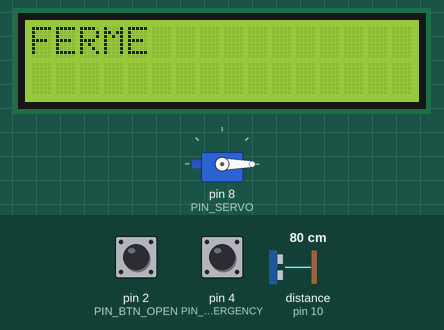
The sketch below on a simulated Arduino Uno, built with avr-gcc and run on an emulated ATmega328P. On the bench: servo, 16×2 character LCD. The inputs (shaded band) are chosen by the test bench; at power-on: distance to the obstacle (sensor on pin 10) 80 cm, pin 4 (PIN_BTN_EMERGENCY) HIGH, pin 2 (PIN_BTN_OPEN) HIGH. The echo pulse lasts 58.3 µs per cm; what the sketch prints to the serial monitor is not drawn.

Above: at 1.2 s.
1.3 s: distance to the obstacle (sensor on pin 10) set to 22 cm
2.8 s: distance to the obstacle (sensor on pin 10) set to 18 cm
At 3.46 s:
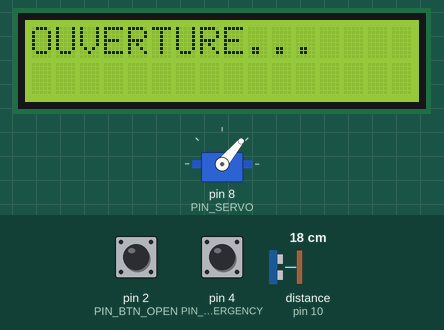
5.1 s: pin 4 (PIN_BTN_EMERGENCY) pulled LOW for 1 s
At 6.1 s:
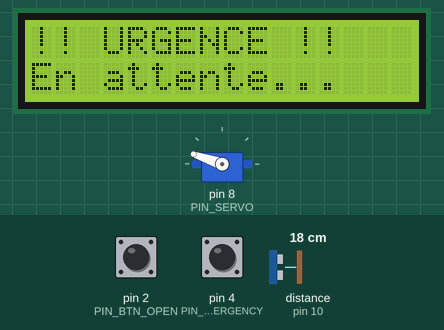
7.6 s: pin 4 (PIN_BTN_EMERGENCY) pulled LOW for 3.2 s
At 8.71 s:
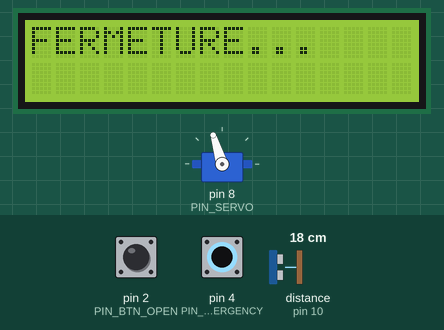
11.4 s: pin 4 (PIN_BTN_EMERGENCY) pulled LOW for 1 s
At 12.1 s:
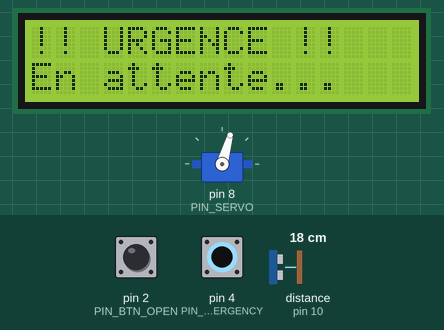
13.9 s: pin 4 (PIN_BTN_EMERGENCY) pulled LOW for 3.2 s
At 18.5 s:
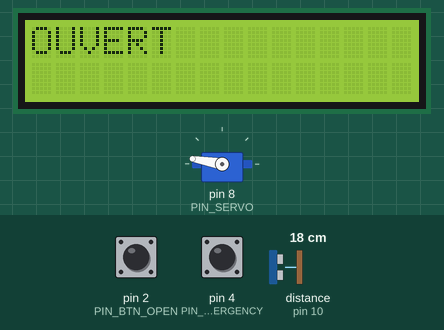
Timing chart, 0 to 18.7 s (numbered marks = the images above; inputs shaded):
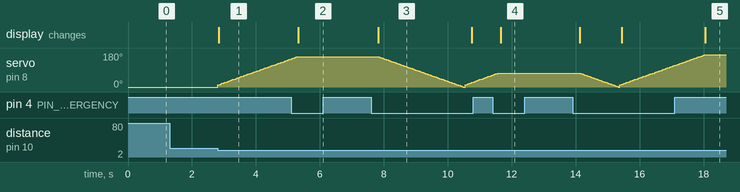

Measured:
- the behaviour switches between 21 and 20 cm on distance to the obstacle (sensor on pin 10) (found by bisection; images 0 and 1)
- after the input at 1.3 s, every drawn part: stays the same
- after the input at 2.8 s, servo on pin 8 (PIN_SERVO): moves from 0° to 147° over 2.3 s, starting at once; the display: changes at once (image 1)
- after the input at 5.1 s, servo on pin 8 (PIN_SERVO): goes on until 5.3 s, then stays 161°; the display: changes after 0.23 s (image 2)
- after the input at 7.6 s, the display: changes after 0.23 s (image 3)
- after the input at 11.4 s, servo on pin 8 (PIN_SERVO): goes on until 11.6 s, then stays 74°; the display: changes after 0.26 s (image 4)
- after the input at 13.9 s, the display: first changes after 0.23 s (image 5 shows a later state)

The sketch:

0sx_labo_04.ino
```cpp
#include <Servo.h>
#include <LCD_I2C.h>
#include <HCSR04.h>

const int PIN_SERVO = 8;
const int PIN_TRIG = 9;
const int PIN_ECHO = 10;
const int PIN_BTN_OPEN = 2;
const int PIN_BTN_EMERGENCY = 4;

const int DISTANCE_THRESHOLD = 20;
const int POS_CLOSE = 0;
const int POS_START = 10;
const int POS_OPEN = 170;
const unsigned long WAITING_TIME = 10000;
const unsigned long STEP_DELAY = 15;
const unsigned long BOUNCE_DELAY = 200;
const unsigned long LCD_INTERVAL = 250;
const unsigned long SENSOR_INTERVAL = 100;

enum State {
  CLOSE,
  OPEN,
  OPENING,
  CLOSING,
  EMERGENCY
};

Servo servo;
LCD_I2C lcd(0x27, 16, 2);
HCSR04 distanceSensor(PIN_TRIG, PIN_ECHO);

static State currentState = CLOSE;
static int currentPosition = POS_CLOSE;
static int emergencyPosition = POS_CLOSE;

static long distance = 999;

static unsigned long lastWaitingTime = 0;
static unsigned long lastServoStep = 0;
static unsigned long lastLcd = 0;
static unsigned long lastSensor = 0;

static int lastBtnOpenState = HIGH;
static int btnOpenState = HIGH;
static unsigned long btnOpenLastBounce = 0;
static bool openPressed = false;

static int lastBtnEmergencyState = HIGH;
static int btnEmergencyState = HIGH;
static unsigned long btnEmergencyLastBounce = 0;
static bool emergencyPressed = false;

static bool lcdRefreshNeeded = false;

void setup() {
  Serial.begin(9600);

  pinMode(PIN_BTN_OPEN, INPUT_PULLUP);
  pinMode(PIN_BTN_EMERGENCY, INPUT_PULLUP);

  servo.attach(PIN_SERVO);
  servo.write(POS_CLOSE);

  lcd.begin();
  lcd.backlight();

  lcdRefreshNeeded = true;
}

void loop() {
  sensorManagement();
  buttonsManagement();
  doorManagement();
  servoManagement();
  lcdManagement();
}

void sensorManagement() {
  if(millis() - lastSensor < SENSOR_INTERVAL) return;
  lastSensor = millis();

  float read = distanceSensor.dist();
  distance = (read == 0) ? 999 : read;
}

void buttonsManagement() {
  int currentOpen = digitalRead(PIN_BTN_OPEN);

  if(currentOpen != lastBtnOpenState) btnOpenLastBounce = millis();
  if((millis() - btnOpenLastBounce) > BOUNCE_DELAY && currentOpen != btnOpenState) {
    btnOpenState = currentOpen;
    if(currentOpen == LOW) openPressed = true;
  }
  lastBtnOpenState = currentOpen;

  int currentEmergency = digitalRead(PIN_BTN_EMERGENCY);

  if(currentEmergency != lastBtnEmergencyState) btnEmergencyLastBounce = millis();
  if((millis() - btnEmergencyLastBounce) > BOUNCE_DELAY && currentEmergency != btnEmergencyState) {
    btnEmergencyState = currentEmergency;
    if(currentEmergency == LOW) emergencyPressed = true;
  }
  lastBtnEmergencyState = currentEmergency;
}

void doorManagement() {
  bool isDetect = (distance > 0 && distance <= DISTANCE_THRESHOLD);

  if(emergencyPressed && currentState != EMERGENCY) {
    emergencyPressed  = false;
    openPressed       = false;
    emergencyPosition = currentPosition;
    switchState(EMERGENCY);
    return;
  }

  switch(currentState) {
    case CLOSE:
      if(openPressed || isDetect) {
        openPressed     = false;
        currentPosition = POS_START;
        switchState(OPENING);
      }
      break;

    case OPENING:
      openPressed = false;
      break;

    case OPEN:
      openPressed = false;
      if(millis() - lastWaitingTime >= WAITING_TIME) {
        switchState(CLOSING);
      }
      break;

    case CLOSING:
      if(openPressed) {
        openPressed = false;
        switchState(OPENING);
      }
      break;

    case EMERGENCY:
      if(emergencyPressed) {
        emergencyPressed = false;
        currentPosition  = emergencyPosition;
        lastServoStep    = millis();
        switchState(CLOSING);
      }
      break;
  }

  openPressed = false;
}

void servoManagement() {
  if(currentState == EMERGENCY || currentState == CLOSE || currentState == OPEN) return;
  if(millis() - lastServoStep < STEP_DELAY) return;

  lastServoStep = millis();

  if(currentState == OPENING) {
    if(currentPosition < POS_OPEN) {
      currentPosition++;
      servo.write(currentPosition);
    }
    else {
      lastWaitingTime = millis();
      switchState(OPEN);
    }
  }

  if(currentState == CLOSING) {
    if(currentPosition > POS_CLOSE) {
      currentPosition--;
      servo.write(currentPosition);
    }
    else {
      switchState(CLOSE);
    }
  }
}

void lcdManagement() {
  if(!lcdRefreshNeeded && millis() - lastLcd < LCD_INTERVAL) return;

  lastLcd = millis();
  lcdRefreshNeeded = false;

  switch(currentState) {
    case CLOSE:
      lcdPrint("FERME", 0);
      lcdPrint("", 1);
      break;

    case OPENING:
      lcdPrint("OUVERTURE...", 0);
      lcdPrint("", 1);
      break;

    case OPEN:
      lcdPrint("OUVERT", 0);
      lcdPrint("", 1);
      break;

    case CLOSING:
      lcdPrint("FERMETURE...", 0);
      lcdPrint("", 1);
      break;

    case EMERGENCY:
      lcdPrint("!! URGENCE !!", 0);
      lcdPrint("En attente...", 1);
      break;
  }
}

void switchState(State newState) {
  currentState = newState;
  lcdRefreshNeeded = true;

  Serial.print("Etat : ");
  Serial.println(currentState);
}

void lcdPrint(String text, int row) {
  while ((int)text.length() < 16) text += " ";
  lcd.setCursor(0, row);
  lcd.print(text.substring(0, 16));
}
```
